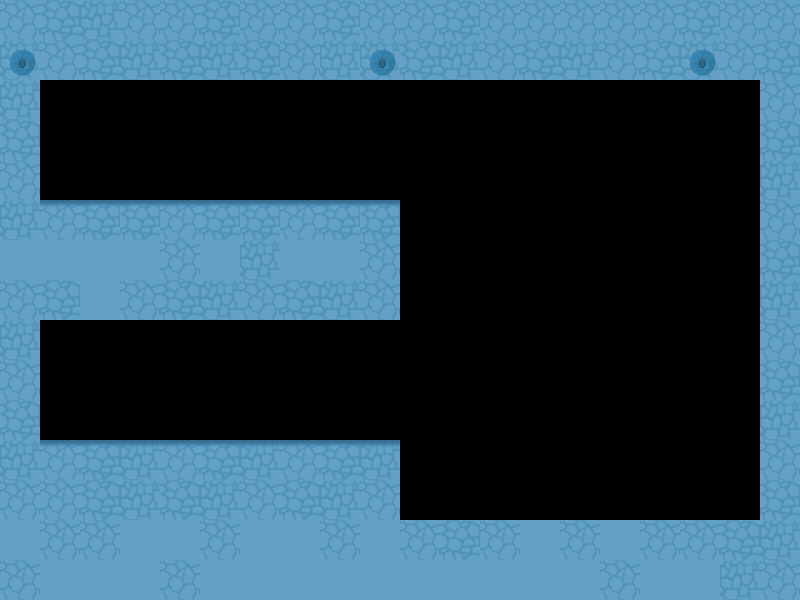

Rendered tile map (Tiled .tmx) drawn with the repository's tilesets; below, a short description and the map source with its tile grids summarised:
An orthogonal 20x15 tile map with 40x40 px tiles, 1 tile layer (Layer 0).

<map version="0.99a" orientation="orthogonal" width="20" height="15" tilewidth="40" tileheight="40">
 <tileset name="Untitled" firstgid="1" tilewidth="40" tileheight="40">
  <image source="simple_stone.png" />
 </tileset>
 <layer name="Layer 0" width="20" height="15">
  <data>[300 cells, 147 non-empty, 9 distinct tile ids]</data>
 </layer>
</map>
